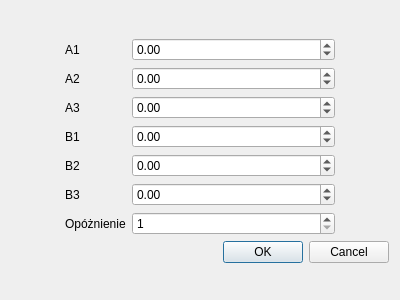
<?xml version="1.0" encoding="UTF-8"?>
<ui version="4.0">
 <class>DialogARX</class>
 <widget class="QDialog" name="DialogARX">
  <property name="geometry">
   <rect>
    <x>0</x>
    <y>0</y>
    <width>400</width>
    <height>300</height>
   </rect>
  </property>
  <property name="windowTitle">
   <string>Dialog</string>
  </property>
  <layout class="QVBoxLayout" name="verticalLayout" stretch="1,6,1,1">
   <item>
    <spacer name="verticalSpacer">
     <property name="orientation">
      <enum>Qt::Orientation::Vertical</enum>
     </property>
     <property name="sizeHint" stdset="0">
      <size>
       <width>20</width>
       <height>40</height>
      </size>
     </property>
    </spacer>
   </item>
   <item>
    <layout class="QHBoxLayout" name="horizontalLayout" stretch="1,5,1">
     <item>
      <spacer name="horizontalSpacer">
       <property name="orientation">
        <enum>Qt::Orientation::Horizontal</enum>
       </property>
       <property name="sizeHint" stdset="0">
        <size>
         <width>40</width>
         <height>20</height>
        </size>
       </property>
      </spacer>
     </item>
     <item>
      <layout class="QFormLayout" name="formLayout">
       <item row="0" column="0">
        <widget class="QLabel" name="label">
         <property name="text">
          <string>A1</string>
         </property>
        </widget>
       </item>
       <item row="0" column="1">
        <widget class="QDoubleSpinBox" name="a1">
         <property name="minimum">
          <double>-99.000000000000000</double>
         </property>
         <property name="singleStep">
          <double>0.100000000000000</double>
         </property>
        </widget>
       </item>
       <item row="1" column="0">
        <widget class="QLabel" name="label_3">
         <property name="text">
          <string>A2</string>
         </property>
        </widget>
       </item>
       <item row="1" column="1">
        <widget class="QDoubleSpinBox" name="a2">
         <property name="minimum">
          <double>-99.000000000000000</double>
         </property>
         <property name="singleStep">
          <double>0.100000000000000</double>
         </property>
        </widget>
       </item>
       <item row="2" column="0">
        <widget class="QLabel" name="label_4">
         <property name="text">
          <string>A3</string>
         </property>
        </widget>
       </item>
       <item row="2" column="1">
        <widget class="QDoubleSpinBox" name="a3">
         <property name="minimum">
          <double>-99.000000000000000</double>
         </property>
         <property name="singleStep">
          <double>0.100000000000000</double>
         </property>
        </widget>
       </item>
       <item row="3" column="0">
        <widget class="QLabel" name="label_2">
         <property name="text">
          <string>B1</string>
         </property>
        </widget>
       </item>
       <item row="3" column="1">
        <widget class="QDoubleSpinBox" name="b1">
         <property name="minimum">
          <double>-99.000000000000000</double>
         </property>
         <property name="singleStep">
          <double>0.100000000000000</double>
         </property>
        </widget>
       </item>
       <item row="4" column="0">
        <widget class="QLabel" name="label_5">
         <property name="text">
          <string>B2</string>
         </property>
        </widget>
       </item>
       <item row="4" column="1">
        <widget class="QDoubleSpinBox" name="b2">
         <property name="minimum">
          <double>-99.000000000000000</double>
         </property>
         <property name="singleStep">
          <double>0.100000000000000</double>
         </property>
        </widget>
       </item>
       <item row="5" column="0">
        <widget class="QLabel" name="label_6">
         <property name="text">
          <string>B3</string>
         </property>
        </widget>
       </item>
       <item row="5" column="1">
        <widget class="QDoubleSpinBox" name="b3">
         <property name="minimum">
          <double>-99.000000000000000</double>
         </property>
         <property name="singleStep">
          <double>0.100000000000000</double>
         </property>
        </widget>
       </item>
       <item row="6" column="0">
        <widget class="QLabel" name="label_7">
         <property name="text">
          <string>Opóżnienie</string>
         </property>
        </widget>
       </item>
       <item row="6" column="1">
        <widget class="QSpinBox" name="opoznienie">
         <property name="minimum">
          <number>1</number>
         </property>
         <property name="maximum">
          <number>3</number>
         </property>
        </widget>
       </item>
      </layout>
     </item>
     <item>
      <spacer name="horizontalSpacer_2">
       <property name="orientation">
        <enum>Qt::Orientation::Horizontal</enum>
       </property>
       <property name="sizeHint" stdset="0">
        <size>
         <width>40</width>
         <height>20</height>
        </size>
       </property>
      </spacer>
     </item>
    </layout>
   </item>
   <item>
    <widget class="QDialogButtonBox" name="buttonBox">
     <property name="orientation">
      <enum>Qt::Orientation::Horizontal</enum>
     </property>
     <property name="standardButtons">
      <set>QDialogButtonBox::StandardButton::Cancel|QDialogButtonBox::StandardButton::Ok</set>
     </property>
    </widget>
   </item>
   <item>
    <spacer name="verticalSpacer_2">
     <property name="orientation">
      <enum>Qt::Orientation::Vertical</enum>
     </property>
     <property name="sizeHint" stdset="0">
      <size>
       <width>20</width>
       <height>40</height>
      </size>
     </property>
    </spacer>
   </item>
  </layout>
 </widget>
 <resources/>
 <connections>
  <connection>
   <sender>buttonBox</sender>
   <signal>accepted()</signal>
   <receiver>DialogARX</receiver>
   <slot>accept()</slot>
   <hints>
    <hint type="sourcelabel">
     <x>248</x>
     <y>254</y>
    </hint>
    <hint type="destinationlabel">
     <x>157</x>
     <y>274</y>
    </hint>
   </hints>
  </connection>
  <connection>
   <sender>buttonBox</sender>
   <signal>rejected()</signal>
   <receiver>DialogARX</receiver>
   <slot>reject()</slot>
   <hints>
    <hint type="sourcelabel">
     <x>316</x>
     <y>260</y>
    </hint>
    <hint type="destinationlabel">
     <x>286</x>
     <y>274</y>
    </hint>
   </hints>
  </connection>
 </connections>
</ui>
